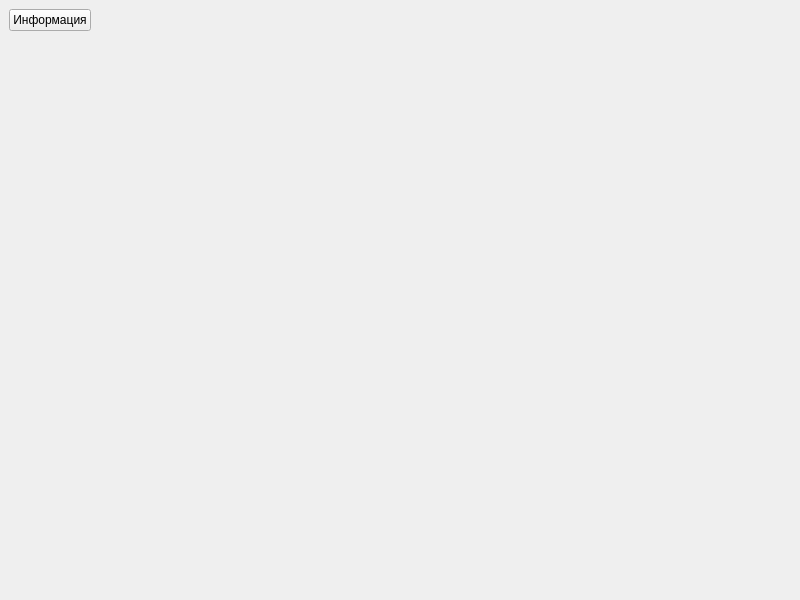
<?xml version="1.0" encoding="UTF-8"?>
<ui version="4.0">
 <class>Stand00</class>
 <widget class="QMainWindow" name="Stand00">
  <property name="geometry">
   <rect>
    <x>0</x>
    <y>0</y>
    <width>800</width>
    <height>600</height>
   </rect>
  </property>
  <property name="sizePolicy">
   <sizepolicy hsizetype="Fixed" vsizetype="Fixed">
    <horstretch>0</horstretch>
    <verstretch>0</verstretch>
   </sizepolicy>
  </property>
  <property name="windowTitle">
   <string>Стенд 00 - Изучение работы триггеров</string>
  </property>
  <widget class="QWidget" name="centralwidget">
   <layout class="QVBoxLayout" name="verticalLayout">
    <item>
     <widget class="QPushButton" name="buttonHelp">
      <property name="sizePolicy">
       <sizepolicy hsizetype="Maximum" vsizetype="Fixed">
        <horstretch>0</horstretch>
        <verstretch>0</verstretch>
       </sizepolicy>
      </property>
      <property name="text">
       <string>Информация</string>
      </property>
     </widget>
    </item>
    <item>
     <spacer name="verticalSpacer">
      <property name="orientation">
       <enum>Qt::Vertical</enum>
      </property>
      <property name="sizeHint" stdset="0">
       <size>
        <width>20</width>
        <height>40</height>
       </size>
      </property>
     </spacer>
    </item>
   </layout>
  </widget>
 </widget>
 <resources/>
 <connections/>
</ui>
